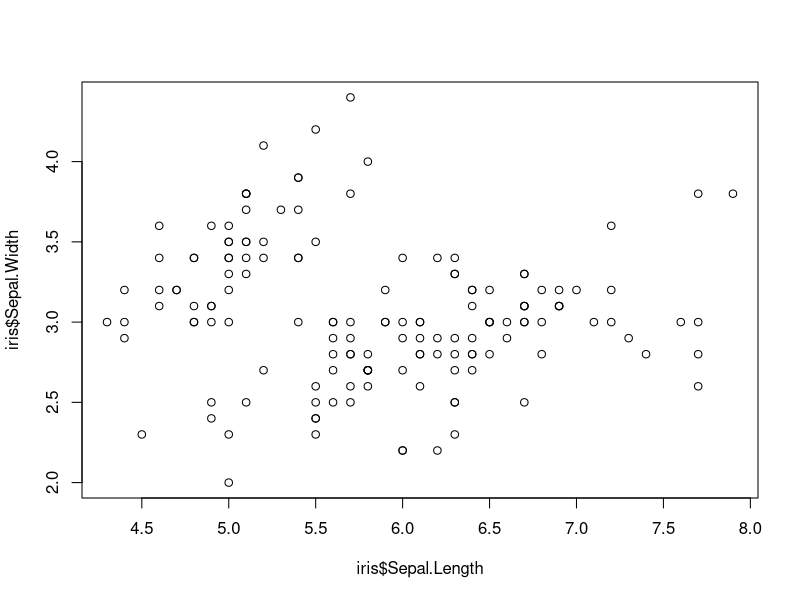
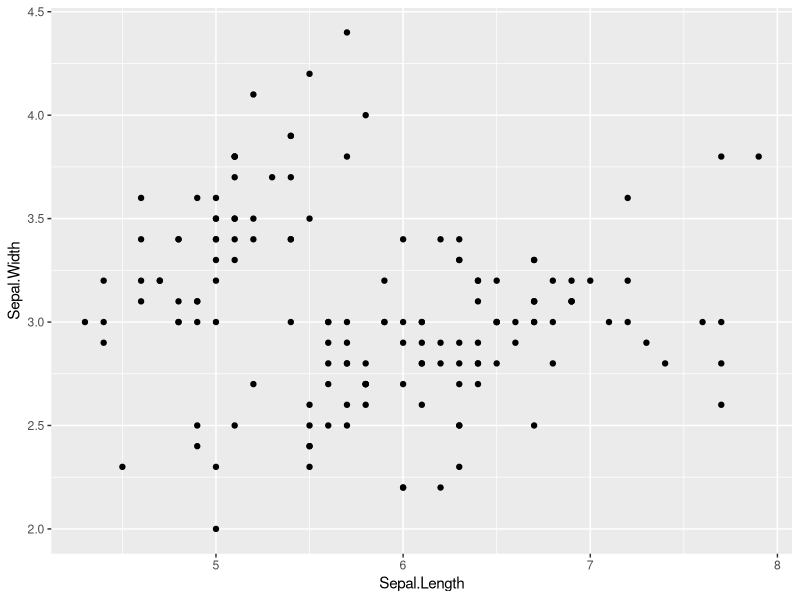
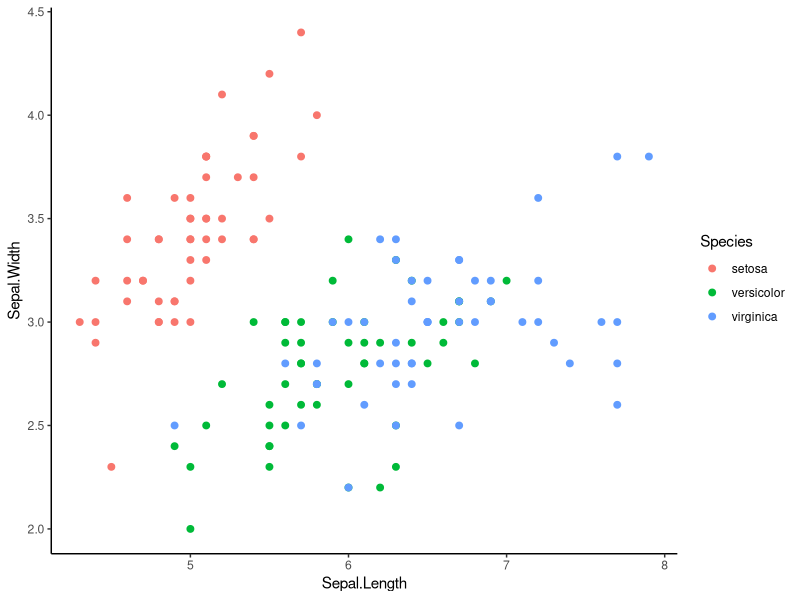

These charts were generated, in order, by the following R code:
###################
# Activity 4 Script
# Tyler Pantle
# 2/19/20
###################

# use built in iris dataset
# take a look at it 
head(iris)

# load in some tidyverse packages
library(dplyr)
library(ggplot2)

#####################################
##### Part 1: for loops         #####
#####################################

# Using only data for iris versicolor write a for loop that
# produces a regression table for each of the following relationships
#1. iris  sepal length x width
#2. iris  petal length x width
#3. iris sepal length x petal length
versicolor <- iris[iris$Species == 'versicolor', ]

versicolor$Sepal.Length #one way of subsetting
# y ~ x
# dependent variable "is a function of" independent variable

# create vectors corresponding to the three relationships we're interested in
x <- c("Sepal.Length", "Petal.Length", "Sepal.Length")
y <- c("Sepal.Width", "Petal.Width", "Petal.Length")

lm.out <- list()

for(i in 1:3){
    lm.out[[i]] <- lm(versicolor[ ,y[i]] ~ versicolor[ ,x[i]]) #another way of subsetting
    }

#####################################
##### Part 2: data in dplyr     #####
#####################################

#use dplyr to join data of maximum height
#to a new iris data frame
height <- data.frame(Species = c("virginica","setosa","versicolor"),
                     Height.cm = c(60,100,11.8))

# iris is left table
# height is right table
# therefore we want a left join

iris2 <- left_join(iris, height, by="Species")
iris2$Petal.Width/iris2$Height.cm #normalize petal width

#####################################
##### Part 3: plots in ggplot2  #####
#####################################
#look at base R scatter plot
plot(iris$Sepal.Length,iris$Sepal.Width)

#3a. now make the same plot in ggplot
ggplot(data = iris, aes(Sepal.Length,Sepal.Width)) +
  geom_point()

#3b. make a scatter plot with ggplot and get rid of  busy grid lines
ggplot(data = iris, aes(Sepal.Length,Sepal.Width, color=Species)) +
  geom_point(size=2)+
  theme_classic()

#3c.make a scatter plot with ggplot and get rid of grid lines
#and show species by color increasing the point size

#####################################
##### Question: how did         #####
##### arguments differ between  #####
##### plot and ggplot?          #####
#####################################